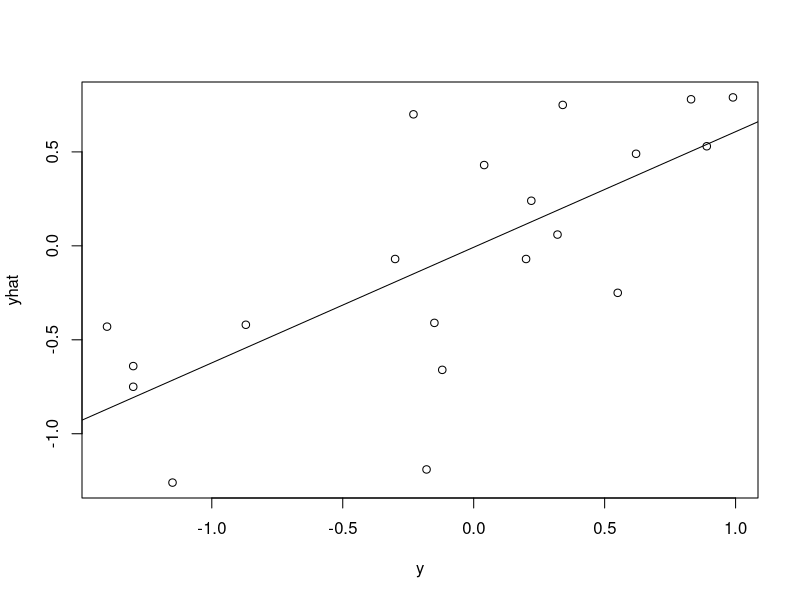
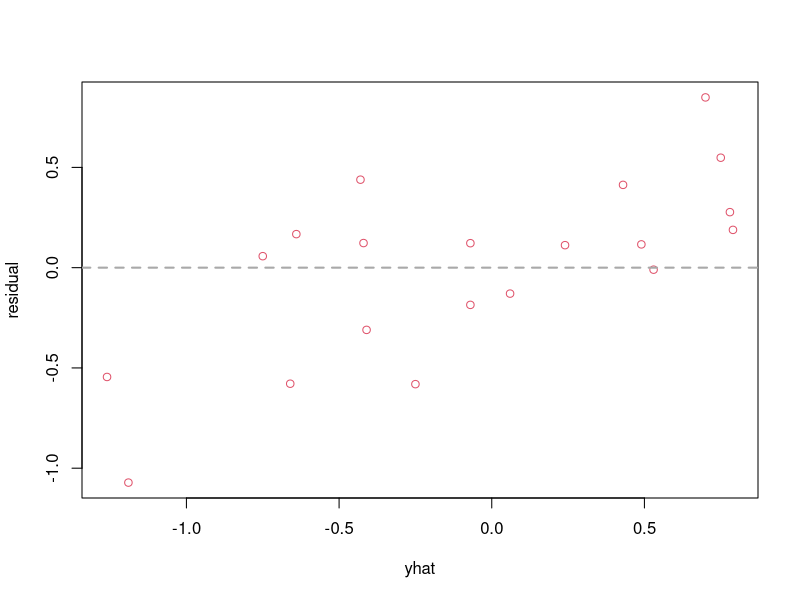

Reproduce these figures in R, in order.
#install.packages('Metrics')
library(Metrics)
library(caret)


# Use the 'c' function to combine numbers into a vector 
y <- c(0.22, 0.83, -0.12, 0.89, -0.23, -1.30, -0.15, -1.4, 
0.62, 0.99, -0.18, 0.32, 0.34, -0.30, 0.04, -0.87, 
0.55, -1.30, -1.15, 0.20) #observed 

yhat <- c(0.24, 0.78, -0.66, 0.53, 0.70, -0.75, -0.41, -0.43, 
0.49, 0.79, -1.19, 0.06, 0.75, -0.07, 0.43, -0.42, 
-0.25, -0.64, -1.26, -0.07)  #predicted 

#MAE
mae(y, yhat)
#or
mean(abs(y - yhat))

#MSE
(MSE = mean((y - yhat)^2))

#RMSE 
sqrt(MSE)
#or
RMSE(y, yhat)


#R^2
cor(y, yhat)^2
#or
R2(y, yhat)

#Visualize the results 
diff <- y - yhat

#plot of the observed and predicted values
plot(y, yhat)
fit = lm(yhat~y)
abline(fit)

#plot of the predicted values and residuals 
residual = resid(fit)
plot(yhat, residual, col=2)
abline(h = 0, col = "darkgrey", lty = 2, lwd=2)
